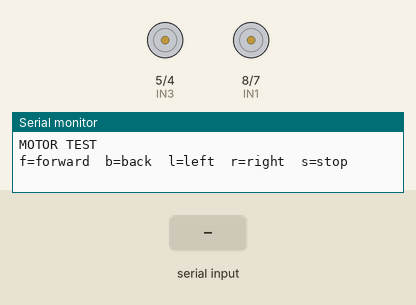
Simulated run of this sketch. Board: Arduino Uno, built with avr-gcc and run on an emulated ATmega328P. Shown: motor-driver pin pairs drawn as motors (green arrow = first pin HIGH = forward, orange = second pin HIGH = backward, longer = more drive), the last lines printed to the serial monitor. Inputs (shaded band) come from the test bench.

Above: at 1.2 s.
1.3 s: "f" received over Serial
At 1.6 s:
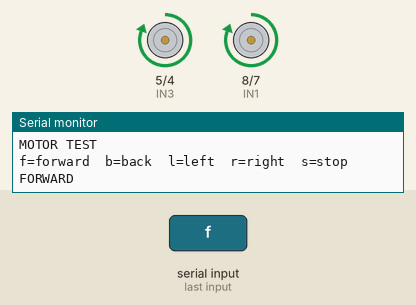
2.8 s: "b" received over Serial
At 4.0 s:
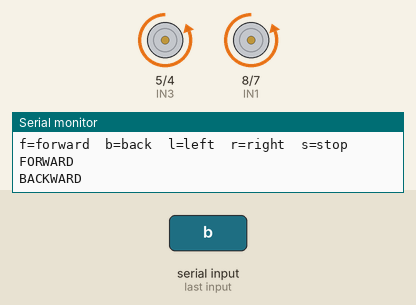
4.3 s: "l" received over Serial
At 5.1 s:
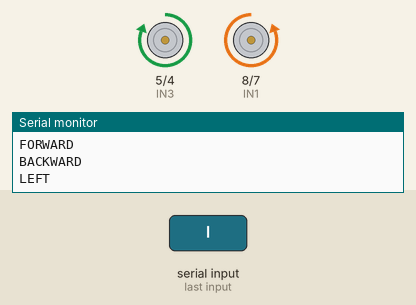
5.8 s: "r" received over Serial
At 6.2 s:
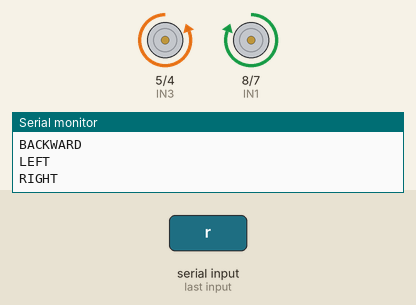
Timing chart, 0 to 8.3 s (numbered marks = the images above; inputs shaded):
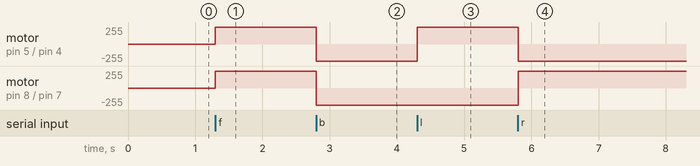

The sketch:

motor_test.ino
```cpp
/**
 * SIMPLE MOTOR TEST
 *
 * Commands:
 *   f - Forward
 *   b - Backward
 *   l - Left
 *   r - Right
 *   s - Stop
 */

const int IN1 = 8;
const int IN2 = 7;
const int IN3 = 5;
const int IN4 = 4;

void setup() {
  Serial.begin(9600);
  Serial.println("================================================");
  pinMode(IN1, OUTPUT);
  pinMode(IN2, OUTPUT);
  pinMode(IN3, OUTPUT);
  pinMode(IN4, OUTPUT);

  Serial.println("MOTOR TEST");
  Serial.println("f=forward  b=back  l=left  r=right  s=stop");
}

void loop() {
  if (Serial.available() > 0) {
    char cmd = Serial.read();

    switch (cmd) {
      case 'f':
        Serial.println("FORWARD");
        digitalWrite(IN1, HIGH);
        digitalWrite(IN2, LOW);
        digitalWrite(IN3, HIGH);
        digitalWrite(IN4, LOW);
        break;

      case 'b':
        Serial.println("BACKWARD");
        digitalWrite(IN1, LOW);
        digitalWrite(IN2, HIGH);
        digitalWrite(IN3, LOW);
        digitalWrite(IN4, HIGH);
        break;

      case 'l':
        Serial.println("LEFT");
        digitalWrite(IN1, LOW);
        digitalWrite(IN2, HIGH);
        digitalWrite(IN3, HIGH);
        digitalWrite(IN4, LOW);
        break;

      case 'r':
        Serial.println("RIGHT");
        digitalWrite(IN1, HIGH);
        digitalWrite(IN2, LOW);
        digitalWrite(IN3, LOW);
        digitalWrite(IN4, HIGH);
        break;

      case 's':
        Serial.println("STOP");
        digitalWrite(IN1, LOW);
        digitalWrite(IN2, LOW);
        digitalWrite(IN3, LOW);
        digitalWrite(IN4, LOW);
        break;
    }
  }
}
```

Measured:
- after the input at 1.3 s, motor on pin 5 (IN3) / pin 4 (IN4), motor on pin 8 (IN1) / pin 7 (IN2): stopped → forward 255/255 at once
- after the input at 2.8 s, motor on pin 5 (IN3) / pin 4 (IN4), motor on pin 8 (IN1) / pin 7 (IN2): forward 255/255 → backward 255/255 at once
- after the input at 4.3 s, motor on pin 5 (IN3) / pin 4 (IN4): backward 255/255 → forward 255/255 at once
- after the input at 5.8 s, motor on pin 5 (IN3) / pin 4 (IN4): forward 255/255 → backward 255/255 at once; motor on pin 8 (IN1) / pin 7 (IN2): backward 255/255 → forward 255/255 at once
